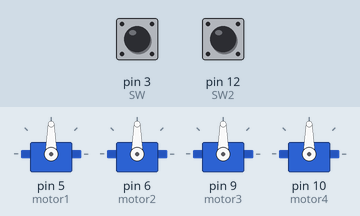
The sketch below on a simulated Arduino Uno, built with avr-gcc and run on an emulated ATmega328P. Shown: 4 × servo. Inputs (shaded band) come from the test bench; at power-on: pin 12 (SW2) HIGH, pin 3 (SW) HIGH.

Above: at 1.2 s.
1.3 s: pin 12 (SW2) pulsed LOW 2 times (0.12 s each, 0.3 s apart)
At 1.79 s:
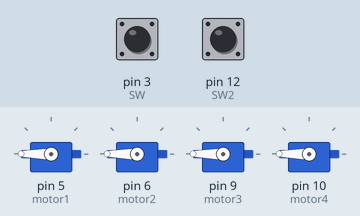
Timing chart, 0 to 4.3 s (numbered marks = the images above; inputs shaded):
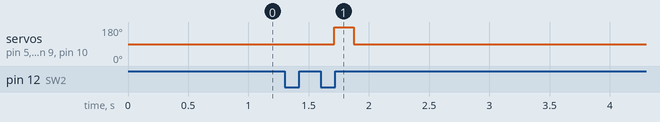

The sketch:

Robot_Arm_Servo.ino
```cpp
//탱두의 아두이노 로봇팔
#include <Servo.h>
#define SW 3
#define SW2 12

Servo motor1;
Servo motor2;
Servo motor3;
Servo motor4;

short val1, val2, val3, val4;
short x1, x2, x3, x4;
byte deg1 = 90, deg2 = 90, deg3 = 90, deg4 = 90;
byte phase = 0;
byte save1[300], save2[300], save3[300], save4[300];
short number, repeat, i;

void setup() {
  Serial.begin(9600);
  motor1.attach(5);
  motor2.attach(6);
  motor3.attach(9);
  motor4.attach(10);
  pinMode(SW, INPUT_PULLUP);
  motor1.write(90);
  motor2.write(90);
  motor3.write(90);
  motor4.write(90);
  pinMode(SW2, INPUT_PULLUP);
}

void loop() {
  if (digitalRead(SW) == LOW) {
    phase = 1;
    x1 = analogRead(A1);
    x2 = analogRead(A2);
    x3 = analogRead(A3);
    x4 = analogRead(A4);
  }
  if (digitalRead(SW2) == LOW) {
    if (number == 0) {
      for (i = 0; i < 300; i++) {
        save1[i] = 0;
        save2[i] = 0;
        save3[i] = 0;
        save4[i] = 0;
      }
    }
    save1[number] = deg1;
    save2[number] = deg2;
    save3[number] = deg3;
    save4[number] = deg4;
    number++;
  }
  if (digitalRead(SW2) == HIGH) {
    if (number != 0) {
      delay(10);
      repeat = number;
      phase = 2;
    }
    number = 0;
  }

  if (phase == 1) {
    val1 = analogRead(A1);
    val2 = analogRead(A2);
    val3 = analogRead(A3);
    val4 = analogRead(A4);
    val1 -= x1;
    val2 -= x2;
    val3 -= x3;
    val4 -= x4;
    deg1 = map(val1, -340, 340, 0, 180);  //deg1=90
    deg2 = map(val2, -340, 340, 0, 180);
    deg3 = map(val3, -340, 340, 0, 180);
    deg4 = map(val4, -340, 340, 0, 180);
    deg1 = constrain(deg1, 0, 180);  //-5=0, 3845628=180
    deg2 = constrain(deg2, 0, 180);
    deg3 = constrain(deg3, 0, 180);
    deg4 = constrain(deg4, 0, 180);
    motor1.write(180 - deg1);
    motor2.write(180 - deg2);
    motor3.write(180 - deg3);
    motor4.write(180 - deg4);
  }
  if (phase == 2) {
    for (i = 0; i < repeat; i++) {
      motor1.write(180 - save1[i]);
      motor2.write(180 - save2[i]);
      motor3.write(180 - save3[i]);
      motor4.write(180 - save4[i]);
      delay(50);
    }
  }
  delay(50);
}
```

Measured:
- after the input at 1.3 s, servo on pin 5 (motor1), servo on pin 6 (motor2), servo on pin 9 (motor3), servo on pin 10 (motor4): 90° → 180° after 0.41 s, → 90° 0.16 s later
